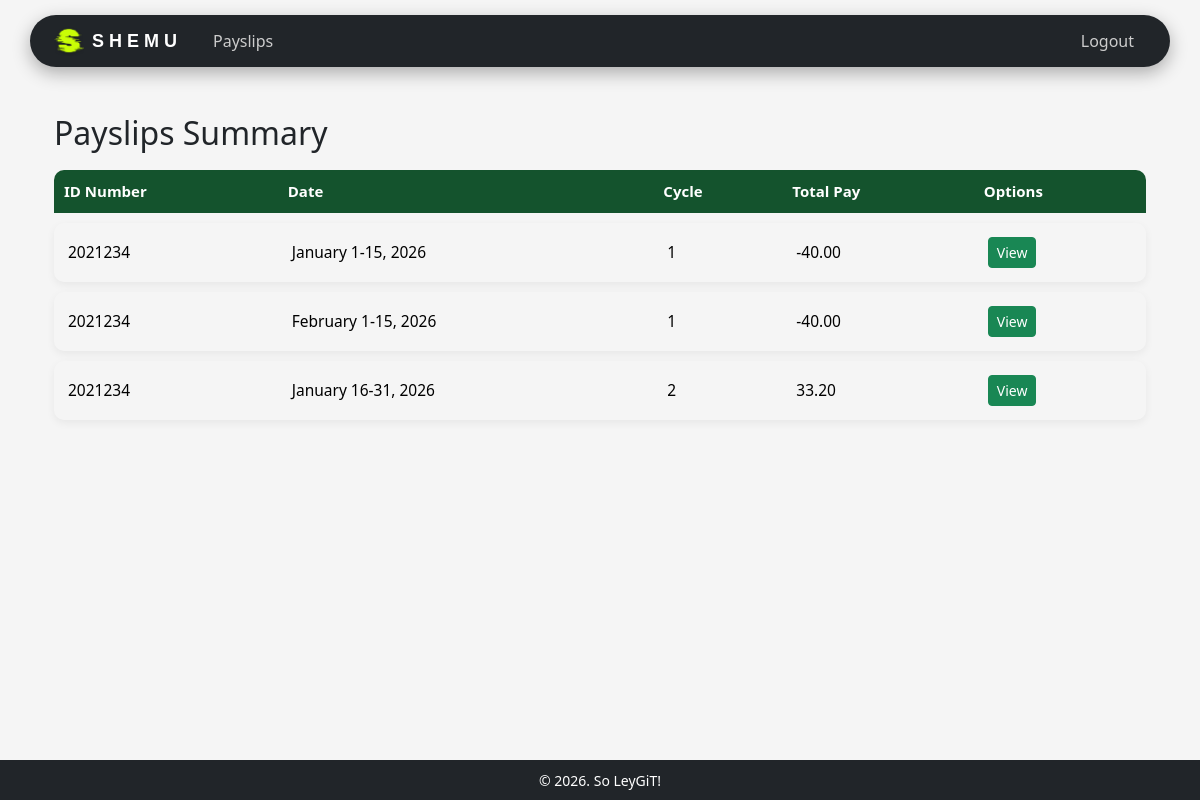
The app's page /payslips/ (signed in) with its own data.
### payroll_app/models.py (models this page shows, shortened)
class Payslip(models.Model):
    id_number = models.ForeignKey(Employee, on_delete=models.CASCADE)
    month = models.CharField(max_length=50)
    date_range = models.CharField(max_length=100)
    year = models.CharField(max_length=100)
    pay_cycle = models.IntegerField()
    rate = models.FloatField()
    earnings_allowance = models.FloatField()
    deductions_tax = models.FloatField()
    deductions_health = models.FloatField()
    pag_ibig = models.FloatField()
    sss = models.FloatField()
    overtime = models.FloatField()
    total_pay = models.FloatField()

class Employee(models.Model):
    user = models.OneToOneField(User, on_delete=models.CASCADE, null=True, blank=True)
    name = models.CharField(max_length=200)
    id_number = models.CharField(max_length=200, primary_key=True) # use <str:pk> when linking here
    rate = models.FloatField()
    overtime_pay = models.FloatField(null=True, blank=True, default=0)
    allowance = models.FloatField(null=True, blank=True, default=0)

### payroll_app/views.py (the view, shortened to what this page needs)
# urls.py: path('payslips/', views.payslips_view, name='payslips'),
@login_required
def payslips_view(request):
    if request.user.is_staff:
        payslips = Payslip.objects.all()
        employees = Employee.objects.all()
    else:
        try:
            employee = Employee.objects.get(user=request.user)
            payslips = Payslip.objects.filter(id_number=employee)
            employees = Employee.objects.filter(user=request.user)
        except Employee.DoesNotExist:
            payslips = Payslip.objects.none()
            employees = Employee.objects.none()
    months = ['January', 'February', 'March', 'April', 'May', 'June', 'July', 'August', 'September', 'October', 'November', 'December']
    if request.method == 'POST' and not request.user.is_staff:
        return redirect('payslips')
    context = {
        'payslips': payslips,
        'employees': employees,
        'months': months,
    }
    return render(request, 'payroll_app/payslips.html', context)

### payroll_app/templates/payroll_app/payslips.html (shortened to what this page needs)
{% extends 'payroll_app/base.html' %}
{% block content %}
<div class="container">
    <h2>Payslips Summary</h2>
    <table class="table modern-table">
        <thead class="table-dark">
            <tr>
                <th>ID Number</th>
                <th>Date</th>
                <th>Cycle</th>
                <th>Total Pay</th>
                <th>Options</th>
            </tr>
        </thead>
        <tbody>
            {% for slip in payslips %}
            <tr>
                <td>{{ slip.id_number.id_number }}</td>
                <td>{{ slip.month }} {{ slip.date_range }}, {{ slip.year }}</td>
                <td>{{ slip.pay_cycle }}</td>
                <td>{{ slip.total_pay|floatformat:2 }}</td>
                <td>
                    <a href="{% url 'view_payslip' slip.pk %}" class="btn btn-success btn-sm">View</a>
                </td>
            </tr>
            {% empty %}
            <tr>
                <td colspan="5" class="text-center">No payslips yet.</td>
            </tr>
            {% endfor %}
        </tbody>
    </table>
</div>
{% endblock %}

### records on screen
Payslip: id_number.id_number "2021234", month "January", date_range "1-15", year "2026", pay_cycle "1", total_pay "-40.00"
Payslip: id_number.id_number "2021234", month "February", date_range "1-15", year "2026", pay_cycle "1", total_pay "-40.00"
Payslip: id_number.id_number "2021234", month "January", date_range "16-31", year "2026", pay_cycle "2", total_pay "33.20"
